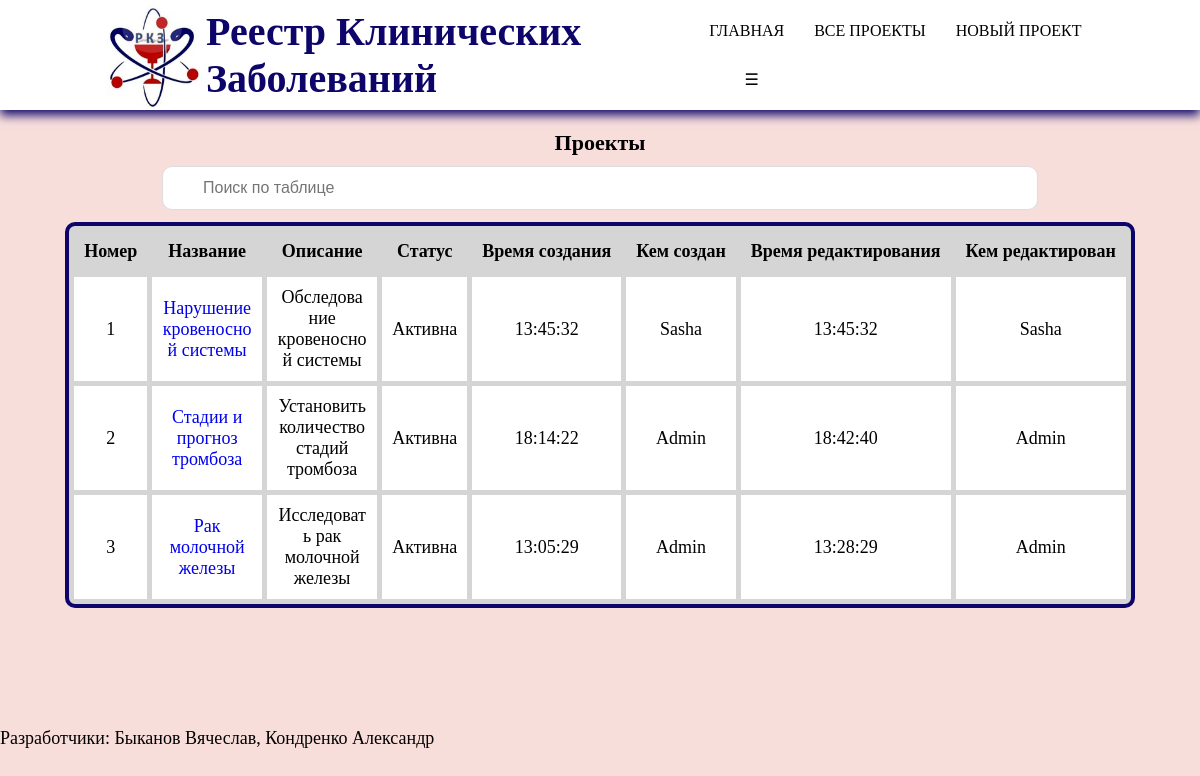
/project (signed in), run on the app's committed database.
### app.py (models this page shows, shortened)
class Account(db.Model):
    id = db.Column(db.Integer, primary_key=True)
    name = db.Column(db.String(300), nullable=False)
    email = db.Column(db.String(300), nullable=False)
    password = db.Column(db.String(300), nullable=False)
    role = db.Column(db.String(300), nullable=False)

### app.py (the view)
@app.route('/project')
@login_required
def project():
    cursor = sqlite3.connect('instance/vkr.db').cursor()
    cursor.execute("SELECT name FROM sqlite_master WHERE type = 'table'")
    projects = [item[0] for item in cursor.fetchall()]
    projects.pop(0)
    project_list = {}
    for i in range(len(projects)):
        cursor.execute(f"SELECT meaning FROM '{projects[i]}'")
        project_list[i] = [item[0] for item in cursor.fetchall()]
    try:
        return render_template("project.html", project_list = project_list, role = current_user.get_role())
    except:
        return render_template("project.html", project_list = project_list)

### app.py (called while the page is built)
@login_manager.user_loader
def load_user(user_id):
    return UserLogin().fromDB(user_id)

    def fromDB(self, user_id):
        datebase = sqlite3.connect('instance/vkr.db')
        sql = datebase.cursor()
        sql.execute(f"SELECT * FROM account WHERE id='{user_id[0]}' LIMIT 1")
        res = sql.fetchone()
        if res is not None:
            self.__user = res
        else:
            print("Пользователь не найден")
        return self

    def get_role(self):
        return str(self.__user[4])

### templates/project.html (shortened to what this page needs)
{% extends 'base.html' %}
{% block body %}
<div>
    <h1>Проекты</h1>
    <input type="text" id="myInput" onkeyup="myFunction()" placeholder="Поиск по таблице">
    <table id="myTable">
        <tr>
            <th><a>Номер</a></th>
            <th><a>Название</a></th>
            <th><a>Описание</a></th>
            <th><a>Статус</a></th>
            <th><a>Время создания</a></th>
            <th><a>Кем создан</a></th>
            <th><a>Время редактирования</a></th>
            <th><a>Кем редактирован</a></th>
        </tr>
        {% for key, value in project_list.items() %}
            <tr>
                <td><a>{{ key + 1 }}</a></td>
                <td style="max-width: 110px; word-wrap: break-word;"><a href="/project/view/{{ value[0] }}">{{ value[0] }}</a></td>
                <td style="max-width: 110px; word-wrap: break-word;"><a>{{ value[1] }}</a></td>
                <td><a>{{ value[2] }}</a></td>
                <td><a>{{ value[3] }}</a></td>
                <td><a>{{ value[4] }}</a></td>
                <td><a>{{ value[5] }}</a></td>
                <td><a>{{ value[6] }}</a></td>
            </tr>
        {% endfor %}
    </table>
</div>
{% endblock %}

### templates/base.html (shortened to what this page needs)
<!DOCTYPE html>
<html lang="ru">
<head>
    <link rel="stylesheet" href="{{ url_for('static', filename='css/main.css')}}">
</head>
<body>
    <header>
        <img src="{{url_for('static', filename='css/images/logo5.jpg')}}" width="110" height="110">
        <h1 class="logo">Реестр Клинических Заболеваний</h1>
        <nav>
            <ul>
                <li><a href="/">ГЛАВНАЯ</a></li>
                <li><a href="/project">ВСЕ ПРОЕКТЫ</a></li>
                {% if role == 'Админ' or role == 'Создатель проектов' %}
                    <li><a href="/new-project">НОВЫЙ ПРОЕКТ</a></li>
                {% endif %}
                <li> <a style="width: 115px; text-align: center;"> &#9776;</a>
                </li>
            </ul>
        </nav>
    </header>
    <div class="two-br">
        {% block body %} {% endblock %}
    </div>
    <footer>
        Разработчики: Быканов Вячеслав, Кондренко Александр <br>
    </footer>
</body>
</html>

### static/css/main.css (style rules this page uses)
* { padding: 0; margin: 0; box-sizing: border-box; font-family: 12px Arial, sans-serif; font-size: 18px; list-style: none; text-decoration: none; }
h1 { font-size: 22px; }
body { background-color: #f4c7c295; background-size: cover; overflow-y: overlay; background-position: center; }
footer { margin-top: 100px; }
header { background-color: #fff; position:relative; left: 0; right: 0; top: 0; display: flex; justify-content: space-between; align-items: center; padding: 0 8%; box-shadow: 0 5px 10px #0d0569; }
header .logo { font-size: 40px; font-weight: 900; color: #0d0569; }
header nav ul li { position: relative; float: left; }
header nav ul li a { padding: 15px; color: #000; font-size: 16px; display: block; border-radius: 10px; }
table { margin: auto; text-align: center; border-collapse: separate; border-spacing: 5px; background: #d5d5d5; color: #000; border: 4px solid #0d0569; border-radius: 10px; }
th { font-size: 18px; padding: 10px; }
td { background: #ffffff; padding: 10px; }
div.two-br { padding: 20px 0; text-align: center; }
input { background:#fff; padding: 10px; margin: 10px; border-radius: 10px; font-size: 16px; }
#myInput { background-image: url('/css/searchicon.png'); background-position: 10px 12px; background-repeat: no-repeat; width: 73%; font-size: 16px; padding: 12px 20px 12px 40px; border: 1px solid #ddd; margin-bottom: 12px; }

### data on the page
Account: key "2", value "Стадии и прогноз тромбоза", value "Установить количество стадий тромбоза", value "Активна", value "18:14:22", name "Admin", value "18:42:40", key "3", value "Рак молочной железы", value "Исследовать рак молочной железы", value "13:05:29", value "13:28:29"

### other printed values
{{ key + 1 }} "1"
{{ value[0] }} "Нарушение кровеносной системы"
{{ value[1] }} "Обследование кровеносной системы"
{{ value[2] }} "Активна"
{{ value[3] }} "13:45:32"
{{ value[4] }} "Sasha"
{{ value[5] }} "13:45:32"
{{ value[6] }} "Sasha"
